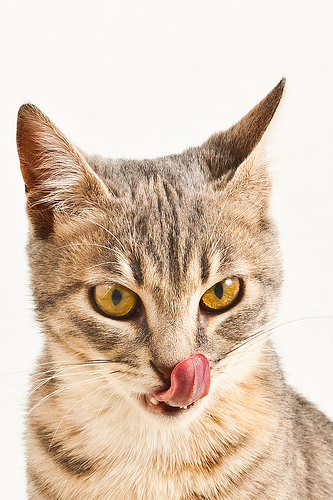
#> input picture data/cc_cat.png, 333 x 500 px
$ jupyter execute 'Cat pic demo.ipynb'
#> lines starting #> are read from the running program, lines starting #| are printed output that depends on the picture
[cell 1]
from PIL import Image
cat_pic = Image.open('data/cc_cat.png')
#> cat_pic is the input picture: PIL image 333x500 RGB; mean R, G, B 218.9, 199.7, 181.5
cat_pic.show()

[cell 2]
left_edge = int(cat_pic.size[0] /3)
#> left_edge = 111
width = int(cat_pic.size[0]  /3)
#> width = 111
top = 0
bottom = cat_pic.size[1]
#> bottom = 500
cat_slice = cat_pic.crop((left_edge,top,left_edge+width,bottom))
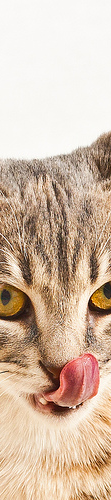
#> cat_slice: PIL image 111x500 RGB; mean R, G, B 211, 188.3, 168.6
print(cat_slice.mode)
#| RGB
cat_slice.show()

[cell 3]
rot_cat_slice = cat_slice.rotate(180)
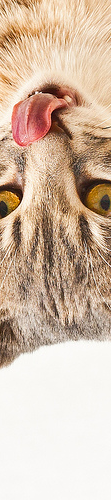
#> rot_cat_slice: PIL image 111x500 RGB; mean R, G, B 211, 188.3, 168.6
rot_cat_slice.show()

[cell 4]
tri_cat = cat_pic.paste(rot_cat_slice,(left_edge,top,left_edge+width,bottom))

[cell 5]
cat_pic.show()
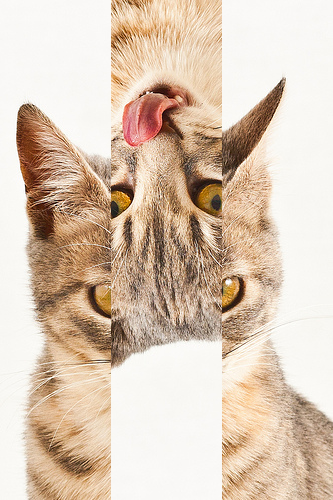
#> shown: PIL image 333x500 RGB; mean R, G, B 218.9, 199.7, 181.5
